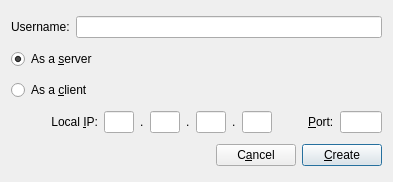
<?xml version="1.0" encoding="UTF-8"?>
<ui version="4.0">
 <class>ConnectDialog</class>
 <widget class="QDialog" name="ConnectDialog">
  <property name="geometry">
   <rect>
    <x>0</x>
    <y>0</y>
    <width>393</width>
    <height>182</height>
   </rect>
  </property>
  <property name="sizePolicy">
   <sizepolicy hsizetype="Fixed" vsizetype="Preferred">
    <horstretch>0</horstretch>
    <verstretch>0</verstretch>
   </sizepolicy>
  </property>
  <property name="windowTitle">
   <string>Choose Host Type</string>
  </property>
  <property name="windowIcon">
   <iconset>
    <normaloff>:/icon/gomoku.ico</normaloff>:/icon/gomoku.ico</iconset>
  </property>
  <property name="styleSheet">
   <string notr="true">QWidget
{
	font-family: &quot;微软雅黑&quot;;
}</string>
  </property>
  <layout class="QGridLayout" name="gridLayout">
   <item row="0" column="0">
    <widget class="QLabel" name="label_user">
     <property name="text">
      <string>Username:</string>
     </property>
    </widget>
   </item>
   <item row="0" column="1">
    <widget class="QLineEdit" name="username">
     <property name="maxLength">
      <number>32</number>
     </property>
    </widget>
   </item>
   <item row="3" column="0" colspan="2">
    <layout class="QHBoxLayout" name="horizontalLayout_3">
     <item>
      <spacer name="horizontalSpacer_3">
       <property name="orientation">
        <enum>Qt::Horizontal</enum>
       </property>
       <property name="sizeHint" stdset="0">
        <size>
         <width>40</width>
         <height>20</height>
        </size>
       </property>
      </spacer>
     </item>
     <item>
      <widget class="QLabel" name="label_ip">
       <property name="sizePolicy">
        <sizepolicy hsizetype="Expanding" vsizetype="Preferred">
         <horstretch>0</horstretch>
         <verstretch>0</verstretch>
        </sizepolicy>
       </property>
       <property name="text">
        <string>Local &amp;IP:</string>
       </property>
       <property name="alignment">
        <set>Qt::AlignRight|Qt::AlignTrailing|Qt::AlignVCenter</set>
       </property>
       <property name="buddy">
        <cstring>ip_0</cstring>
       </property>
      </widget>
     </item>
     <item>
      <widget class="QLineEdit" name="ip_0">
       <property name="sizePolicy">
        <sizepolicy hsizetype="Fixed" vsizetype="Fixed">
         <horstretch>0</horstretch>
         <verstretch>0</verstretch>
        </sizepolicy>
       </property>
       <property name="maximumSize">
        <size>
         <width>30</width>
         <height>16777215</height>
        </size>
       </property>
       <property name="text">
        <string/>
       </property>
       <property name="maxLength">
        <number>3</number>
       </property>
       <property name="alignment">
        <set>Qt::AlignCenter</set>
       </property>
      </widget>
     </item>
     <item>
      <widget class="QLabel" name="label_3">
       <property name="text">
        <string>.</string>
       </property>
      </widget>
     </item>
     <item>
      <widget class="QLineEdit" name="ip_1">
       <property name="sizePolicy">
        <sizepolicy hsizetype="Fixed" vsizetype="Fixed">
         <horstretch>0</horstretch>
         <verstretch>0</verstretch>
        </sizepolicy>
       </property>
       <property name="maximumSize">
        <size>
         <width>30</width>
         <height>16777215</height>
        </size>
       </property>
       <property name="maxLength">
        <number>3</number>
       </property>
       <property name="alignment">
        <set>Qt::AlignCenter</set>
       </property>
      </widget>
     </item>
     <item>
      <widget class="QLabel" name="label_4">
       <property name="text">
        <string>.</string>
       </property>
      </widget>
     </item>
     <item>
      <widget class="QLineEdit" name="ip_2">
       <property name="sizePolicy">
        <sizepolicy hsizetype="Fixed" vsizetype="Fixed">
         <horstretch>0</horstretch>
         <verstretch>0</verstretch>
        </sizepolicy>
       </property>
       <property name="maximumSize">
        <size>
         <width>30</width>
         <height>16777215</height>
        </size>
       </property>
       <property name="maxLength">
        <number>3</number>
       </property>
       <property name="alignment">
        <set>Qt::AlignCenter</set>
       </property>
      </widget>
     </item>
     <item>
      <widget class="QLabel" name="label_5">
       <property name="text">
        <string>.</string>
       </property>
      </widget>
     </item>
     <item>
      <widget class="QLineEdit" name="ip_3">
       <property name="sizePolicy">
        <sizepolicy hsizetype="Fixed" vsizetype="Fixed">
         <horstretch>0</horstretch>
         <verstretch>0</verstretch>
        </sizepolicy>
       </property>
       <property name="maximumSize">
        <size>
         <width>30</width>
         <height>16777215</height>
        </size>
       </property>
       <property name="maxLength">
        <number>3</number>
       </property>
       <property name="alignment">
        <set>Qt::AlignCenter</set>
       </property>
      </widget>
     </item>
     <item>
      <spacer name="horizontalSpacer_2">
       <property name="orientation">
        <enum>Qt::Horizontal</enum>
       </property>
       <property name="sizeHint" stdset="0">
        <size>
         <width>0</width>
         <height>0</height>
        </size>
       </property>
      </spacer>
     </item>
     <item>
      <widget class="QLabel" name="label_port">
       <property name="text">
        <string>&amp;Port:</string>
       </property>
       <property name="buddy">
        <cstring>port</cstring>
       </property>
      </widget>
     </item>
     <item>
      <widget class="QLineEdit" name="port">
       <property name="sizePolicy">
        <sizepolicy hsizetype="Fixed" vsizetype="Fixed">
         <horstretch>0</horstretch>
         <verstretch>0</verstretch>
        </sizepolicy>
       </property>
       <property name="maximumSize">
        <size>
         <width>42</width>
         <height>16777215</height>
        </size>
       </property>
       <property name="text">
        <string/>
       </property>
       <property name="maxLength">
        <number>5</number>
       </property>
       <property name="alignment">
        <set>Qt::AlignCenter</set>
       </property>
      </widget>
     </item>
    </layout>
   </item>
   <item row="4" column="0" colspan="2">
    <layout class="QHBoxLayout" name="horizontalLayout">
     <item>
      <spacer name="horizontalSpacer">
       <property name="orientation">
        <enum>Qt::Horizontal</enum>
       </property>
       <property name="sizeHint" stdset="0">
        <size>
         <width>40</width>
         <height>20</height>
        </size>
       </property>
      </spacer>
     </item>
     <item>
      <widget class="QPushButton" name="cancel">
       <property name="text">
        <string>C&amp;ancel</string>
       </property>
      </widget>
     </item>
     <item>
      <widget class="QPushButton" name="create">
       <property name="text">
        <string>&amp;Create</string>
       </property>
       <property name="default">
        <bool>true</bool>
       </property>
      </widget>
     </item>
    </layout>
   </item>
   <item row="1" column="0" colspan="2">
    <widget class="QRadioButton" name="server">
     <property name="text">
      <string>As a &amp;server</string>
     </property>
     <property name="checked">
      <bool>true</bool>
     </property>
    </widget>
   </item>
   <item row="2" column="0" colspan="2">
    <widget class="QRadioButton" name="client">
     <property name="text">
      <string>As a &amp;client</string>
     </property>
    </widget>
   </item>
  </layout>
 </widget>
 <resources/>
 <connections>
  <connection>
   <sender>cancel</sender>
   <signal>clicked()</signal>
   <receiver>ConnectDialog</receiver>
   <slot>reject()</slot>
   <hints>
    <hint type="sourcelabel">
     <x>188</x>
     <y>82</y>
    </hint>
    <hint type="destinationlabel">
     <x>162</x>
     <y>52</y>
    </hint>
   </hints>
  </connection>
 </connections>
</ui>
